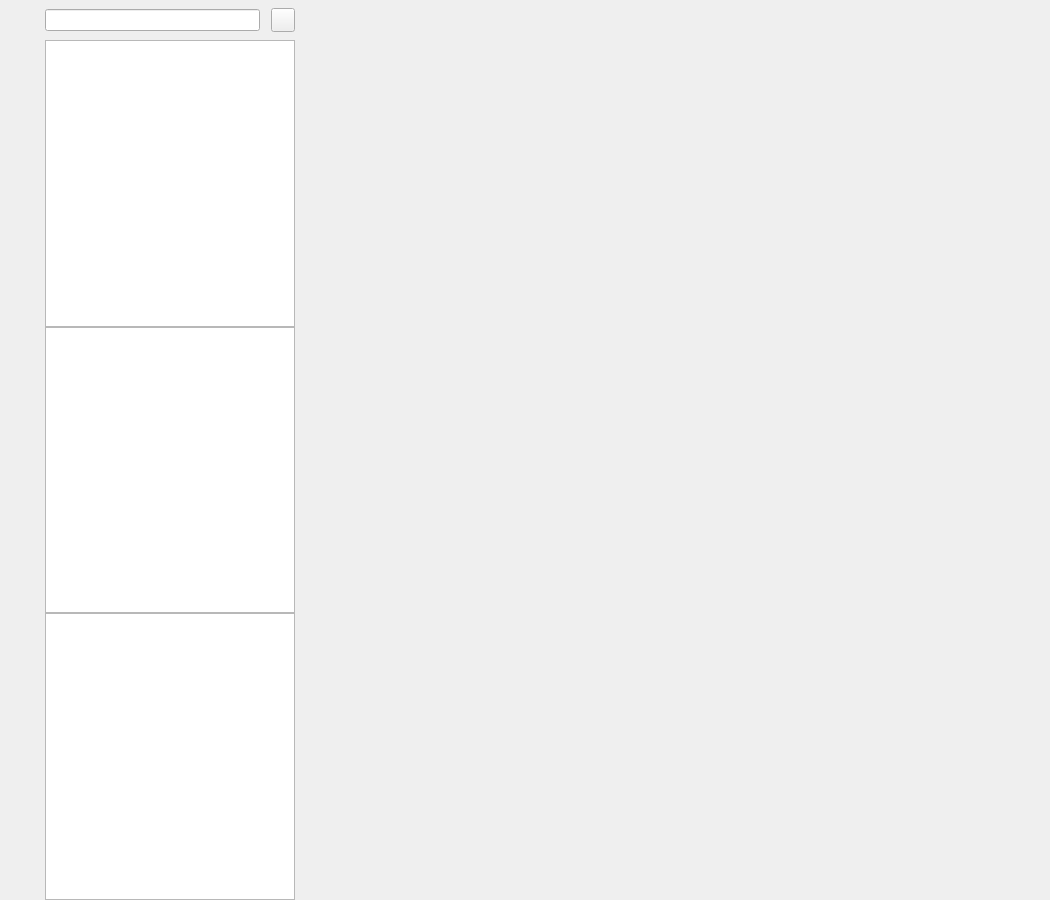
<?xml version="1.0" encoding="UTF-8"?>
<ui version="4.0">
 <class>ChatDialog</class>
 <widget class="QWidget" name="ChatDialog">
  <property name="geometry">
   <rect>
    <x>0</x>
    <y>0</y>
    <width>1050</width>
    <height>900</height>
   </rect>
  </property>
  <property name="minimumSize">
   <size>
    <width>1050</width>
    <height>900</height>
   </size>
  </property>
  <property name="maximumSize">
   <size>
    <width>16777215</width>
    <height>16777215</height>
   </size>
  </property>
  <property name="windowTitle">
   <string>ChatDialog</string>
  </property>
  <layout class="QHBoxLayout" name="horizontalLayout">
   <property name="spacing">
    <number>0</number>
   </property>
   <property name="leftMargin">
    <number>0</number>
   </property>
   <property name="topMargin">
    <number>0</number>
   </property>
   <property name="rightMargin">
    <number>0</number>
   </property>
   <property name="bottomMargin">
    <number>0</number>
   </property>
   <item>
    <widget class="QWidget" name="widget_side_bar" native="true">
     <property name="sizePolicy">
      <sizepolicy hsizetype="Fixed" vsizetype="Expanding">
       <horstretch>0</horstretch>
       <verstretch>0</verstretch>
      </sizepolicy>
     </property>
     <property name="minimumSize">
      <size>
       <width>45</width>
       <height>0</height>
      </size>
     </property>
     <property name="maximumSize">
      <size>
       <width>45</width>
       <height>16777215</height>
      </size>
     </property>
     <layout class="QVBoxLayout" name="verticalLayout">
      <property name="spacing">
       <number>7</number>
      </property>
      <property name="topMargin">
       <number>30</number>
      </property>
      <property name="rightMargin">
       <number>0</number>
      </property>
      <property name="bottomMargin">
       <number>0</number>
      </property>
      <item>
       <widget class="QWidget" name="widget" native="true">
        <layout class="QVBoxLayout" name="verticalLayout_3">
         <item>
          <widget class="QLabel" name="side_label_profile">
           <property name="minimumSize">
            <size>
             <width>30</width>
             <height>30</height>
            </size>
           </property>
           <property name="maximumSize">
            <size>
             <width>30</width>
             <height>30</height>
            </size>
           </property>
           <property name="text">
            <string/>
           </property>
          </widget>
         </item>
         <item>
          <widget class="QLabel" name="side_label_chat">
           <property name="minimumSize">
            <size>
             <width>30</width>
             <height>30</height>
            </size>
           </property>
           <property name="maximumSize">
            <size>
             <width>30</width>
             <height>30</height>
            </size>
           </property>
           <property name="text">
            <string/>
           </property>
          </widget>
         </item>
         <item>
          <widget class="QLabel" name="side_label_contacts">
           <property name="minimumSize">
            <size>
             <width>30</width>
             <height>30</height>
            </size>
           </property>
           <property name="maximumSize">
            <size>
             <width>30</width>
             <height>30</height>
            </size>
           </property>
           <property name="text">
            <string/>
           </property>
          </widget>
         </item>
        </layout>
       </widget>
      </item>
      <item>
       <spacer name="verticalSpacer">
        <property name="orientation">
         <enum>Qt::Vertical</enum>
        </property>
        <property name="sizeHint" stdset="0">
         <size>
          <width>20</width>
          <height>40</height>
         </size>
        </property>
       </spacer>
      </item>
     </layout>
    </widget>
   </item>
   <item>
    <widget class="QWidget" name="widget_chat_user" native="true">
     <property name="minimumSize">
      <size>
       <width>250</width>
       <height>0</height>
      </size>
     </property>
     <property name="maximumSize">
      <size>
       <width>250</width>
       <height>16777215</height>
      </size>
     </property>
     <layout class="QVBoxLayout" name="verticalLayout_2">
      <property name="spacing">
       <number>0</number>
      </property>
      <property name="leftMargin">
       <number>0</number>
      </property>
      <property name="topMargin">
       <number>0</number>
      </property>
      <property name="rightMargin">
       <number>0</number>
      </property>
      <property name="bottomMargin">
       <number>0</number>
      </property>
      <item>
       <widget class="QWidget" name="widget_search" native="true">
        <property name="minimumSize">
         <size>
          <width>0</width>
          <height>40</height>
         </size>
        </property>
        <property name="maximumSize">
         <size>
          <width>16777215</width>
          <height>40</height>
         </size>
        </property>
        <layout class="QHBoxLayout" name="horizontalLayout_2">
         <property name="spacing">
          <number>6</number>
         </property>
         <property name="leftMargin">
          <number>0</number>
         </property>
         <property name="topMargin">
          <number>0</number>
         </property>
         <property name="rightMargin">
          <number>0</number>
         </property>
         <property name="bottomMargin">
          <number>0</number>
         </property>
         <item>
          <widget class="MyEdit" name="edit_search"/>
         </item>
         <item>
          <spacer name="horizontalSpacer">
           <property name="orientation">
            <enum>Qt::Horizontal</enum>
           </property>
           <property name="sizeType">
            <enum>QSizePolicy::Fixed</enum>
           </property>
           <property name="sizeHint" stdset="0">
            <size>
             <width>5</width>
             <height>20</height>
            </size>
           </property>
          </spacer>
         </item>
         <item>
          <widget class="ClickedButton" name="button_plus">
           <property name="minimumSize">
            <size>
             <width>24</width>
             <height>24</height>
            </size>
           </property>
           <property name="maximumSize">
            <size>
             <width>24</width>
             <height>24</height>
            </size>
           </property>
           <property name="text">
            <string/>
           </property>
          </widget>
         </item>
        </layout>
       </widget>
      </item>
      <item>
       <widget class="QListWidget" name="list_search"/>
      </item>
      <item>
       <widget class="QListWidget" name="list_contacts"/>
      </item>
      <item>
       <widget class="ChatUserList" name="list_chat_user"/>
      </item>
     </layout>
    </widget>
   </item>
   <item>
    <widget class="QStackedWidget" name="stackedWidget">
     <property name="currentIndex">
      <number>0</number>
     </property>
     <widget class="ChatPage" name="page_chat"/>
     <widget class="QWidget" name="page_friend"/>
    </widget>
   </item>
  </layout>
 </widget>
 <customwidgets>
  <customwidget>
   <class>ClickedButton</class>
   <extends>QPushButton</extends>
   <header location="global">ClickedButton.h</header>
  </customwidget>
  <customwidget>
   <class>MyEdit</class>
   <extends>QLineEdit</extends>
   <header location="global">myedit.h</header>
  </customwidget>
  <customwidget>
   <class>ChatUserList</class>
   <extends>QListWidget</extends>
   <header location="global">chatuserlist.h</header>
  </customwidget>
  <customwidget>
   <class>ChatPage</class>
   <extends>QWidget</extends>
   <header location="global">chatpage.h</header>
   <container>1</container>
  </customwidget>
 </customwidgets>
 <resources/>
 <connections/>
</ui>
